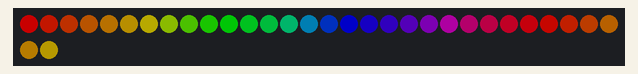
Recording of a sketch running on a simulated Arduino Uno, built with avr-gcc and run on an emulated ATmega328P. On the bench: 32 RGB LEDs in strip order, left to right, continuing on the next row. Dim RGB values are drawn brighter than linear.

Above: at 1.66 s.
At 5.87 s:
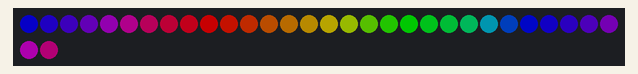
At 10.39 s:
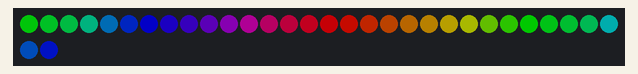
At 20.33 s:
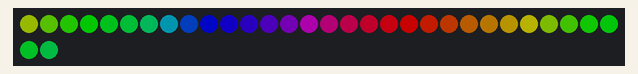
At 29.67 s:
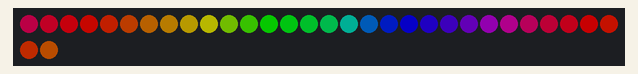
At 39.0 s:
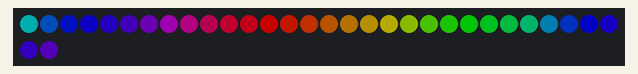

The sketch:

palette_basic_setup.ino
```cpp
//***************************************************************
// Basic palette example using one of FastLED's palettes.
//
// FastLED includes these pre-defined palettes:
//   RainbowColors_p, RainbowStripeColors_p, OceanColors_p,
//   CloudColors_p, LavaColors_p, ForestColors_p, and PartyColors_p
//
// Marc Miller,  March 2019
//               Dec 2019 - updated to use EVERY_N instead of delay
//***************************************************************

#include "FastLED.h"
#define LED_TYPE LPD8806
#define DATA_PIN 11
#define CLOCK_PIN 13
#define NUM_LEDS 32
#define COLOR_ORDER GRB
#define BRIGHTNESS 100
CRGB leds[NUM_LEDS];

uint8_t startIndex;
uint8_t colorIndex;


//---------------------------------------------------------------
void setup() {
  Serial.begin(115200);  // Allows serial monitor output (check baud rate)
  delay(1500);  // startup delay
  FastLED.addLeds<LED_TYPE, DATA_PIN, CLOCK_PIN, COLOR_ORDER>(leds, NUM_LEDS);
  FastLED.setBrightness(BRIGHTNESS);
}


//---------------------------------------------------------------
void loop() {
  EVERY_N_MILLISECONDS(10) {
    colorIndex = startIndex;
    for( int i = 0; i < NUM_LEDS; i++) {
              //ColorFromPalette( paletteName, colorIndex[0-255], brightness[0-255], blendType[NOBLEND or LINEARBLEND])
      leds[i] = ColorFromPalette( RainbowColors_p, colorIndex, 255, LINEARBLEND);
      colorIndex = colorIndex + 10;  //how fast to advance through palette
    }

    FastLED.show();
    startIndex = startIndex + 1;  //how fast to move the palette down the strip
  }//end_every_n

}
```
